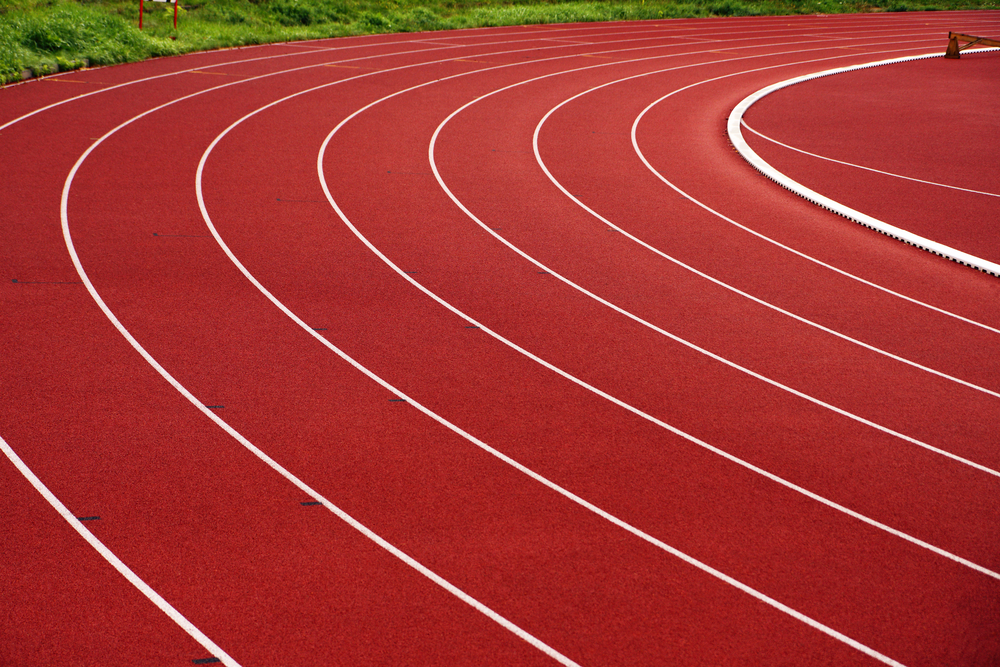
#> input picture src/object_detection/lines.png, 1000 x 667 px
$ python canny_line_detection.py
#> lines starting #> are read from the running program, lines starting #| are printed output that depends on the picture
#> further down, img is the input picture: shape (667, 1000, 3); mean B, G, R 48.3, 53.6, 165.7
import cv2
import numpy as np

# Parameters
CANNY_THRESHOLD_1 = 50
CANNY_THRESHOLD_2 = 150
CANNY_APERTURE_SIZE = 3
HOUGH_RHO = 1
HOUGH_THETA = np.pi / 180
HOUGH_THRESHOLD = 100
LINE_COLOR = (0, 0, 255)
LINE_THICKNESS = 2


class LineDetector:
    """
    A class that detects lines in an image using the Hough transform.
    """

    def detect_lines(self, img: cv2.typing.MatLike):
        """
        Detects lines in the given image and displays the result.

        Args:
            img: The input image in BGR format.

        Returns:
            None
        """
        # Convert to grayscale
        gray = cv2.cvtColor(img, cv2.COLOR_BGR2GRAY)
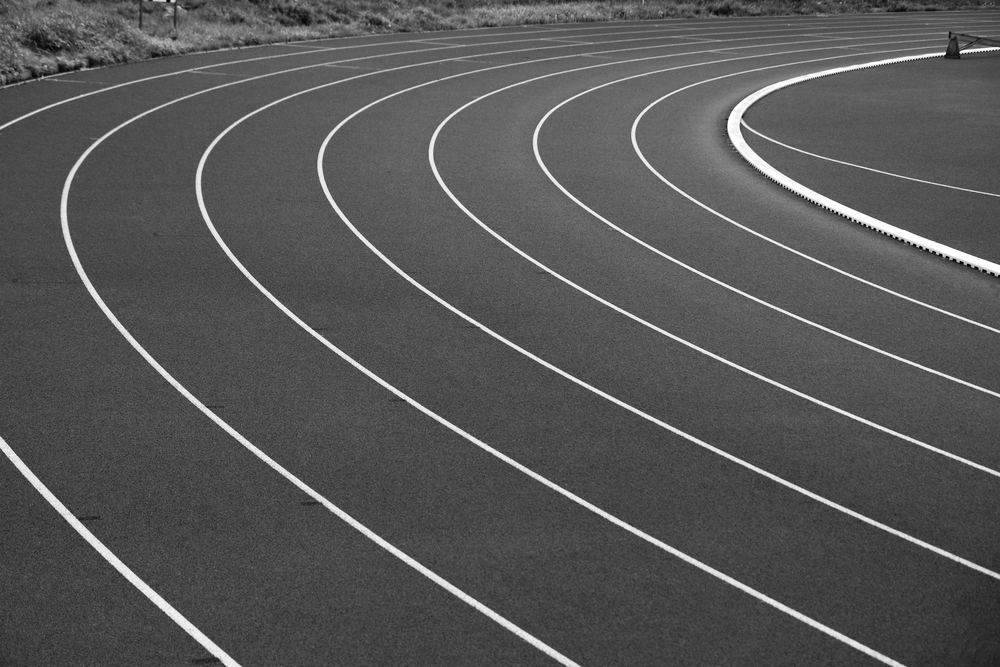
#> gray: shape (667, 1000); min 0, max 255, mean 86.5

        # Apply Gaussian blur to reduce noise
        blurred = cv2.GaussianBlur(gray, (5, 5), 0)

        # Apply Canny edge detection
        edges = cv2.Canny(
            blurred,
            CANNY_THRESHOLD_1,
            CANNY_THRESHOLD_2,
            apertureSize=CANNY_APERTURE_SIZE,
        )
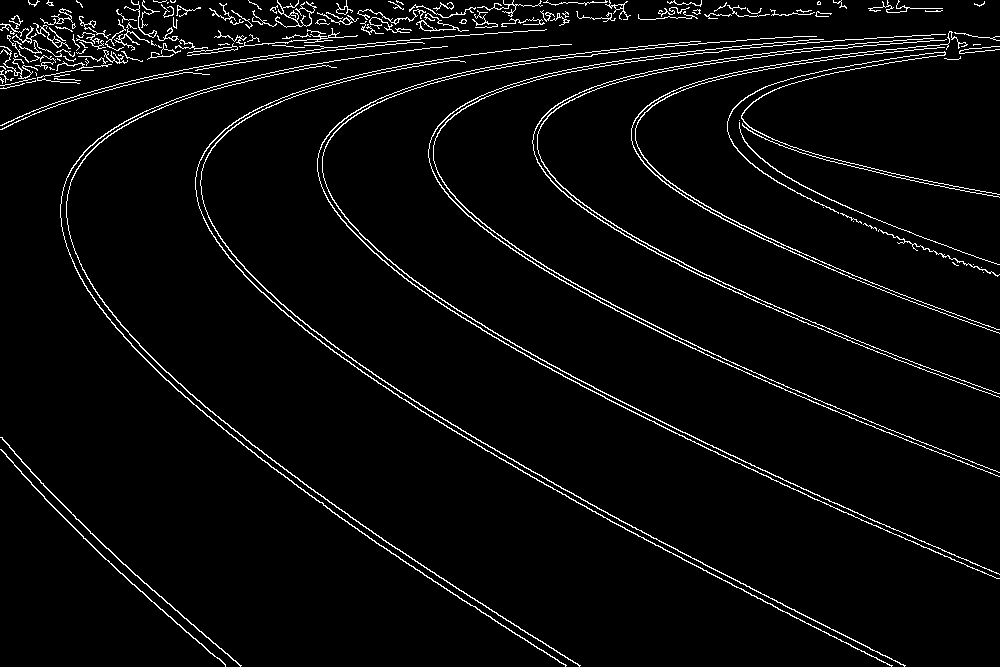
#> edges: shape (667, 1000); 3.8% white in thin lines or dots

        # Apply Hough Line Transform
        lines = cv2.HoughLines(edges, HOUGH_RHO, HOUGH_THETA, HOUGH_THRESHOLD)
#> lines = 476 rows, first 8: [183, 2.04], [103, 2.01], [88, 2.02], [66, 1.48], [83, 1.52], [60, 1.5], [48, 1.97], [52, 1.52]

        # Draw lines on the image
        if lines is not None:
            for line in lines:
                rho, theta = line[0]
                a = np.cos(theta)
                b = np.sin(theta)
                x0 = a * rho
                y0 = b * rho
                x1 = int(x0 + 1000 * (-b))
                y1 = int(y0 + 1000 * (a))
                x2 = int(x0 - 1000 * (-b))
                y2 = int(y0 - 1000 * (a))

                cv2.line(img, (x1, y1), (x2, y2), LINE_COLOR, LINE_THICKNESS)
#> this loop made 476 passes
#> (rho, theta, a, b, x0, y0, x1, y1) on passes 1 to 3: (183, 2.04, -0.454, 0.891, -83.08, 163.1, -974, -290), (103, 2.01, -0.423, 0.906, -43.53, 93.35, -949, -329), (88, 2.02, -0.438, 0.899, -38.58, 79.09, -937, -359)
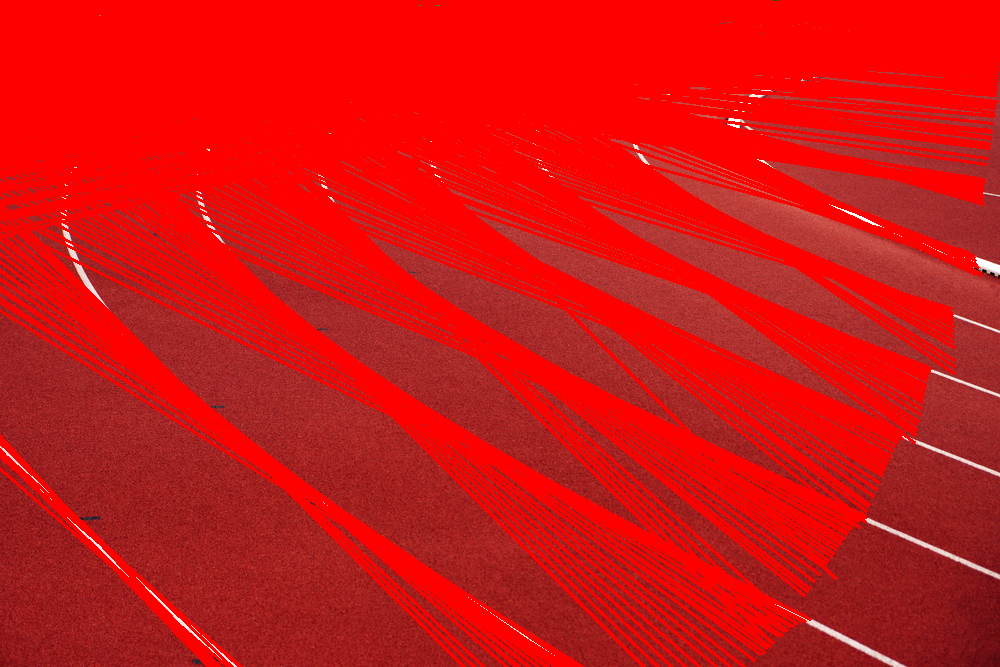
#> img: shape (667, 1000, 3); mean B, G, R 18.6, 18.8, 210.9

        cv2.imshow("Detected Lines", img)
        cv2.waitKey(0)


# Usage example
if __name__ == "__main__":
    import os

    # Get the absolute path of the script
    script_path = os.path.abspath(__file__)
    script_dir = os.path.dirname(script_path)

    # Specify the relative path of the image file
    image_path = "lines.png"

    # Construct the absolute path of the image file
    absolute_path = os.path.join(script_dir, image_path)

    detector = LineDetector()

    # Read image using the absolute path
    img = cv2.imread(absolute_path, cv2.IMREAD_COLOR)
    detector.detect_lines(img)
